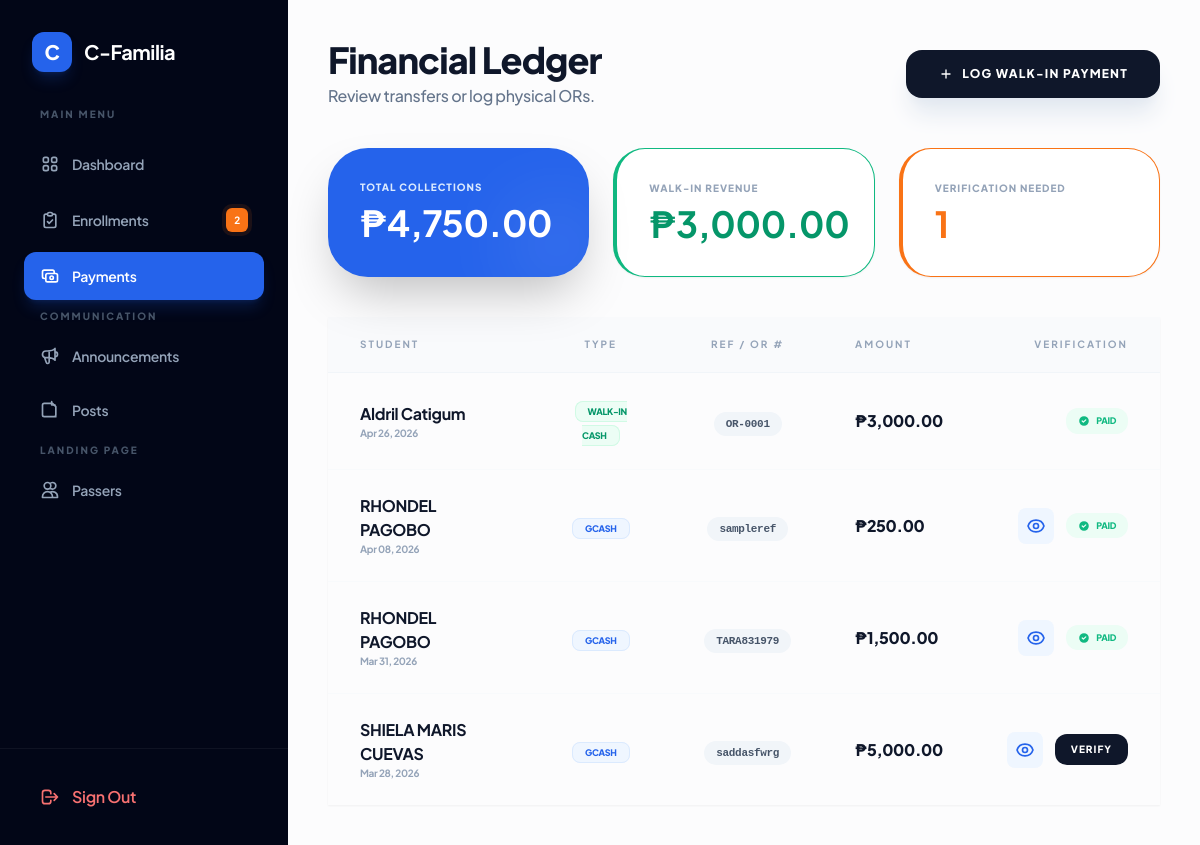
The page /admin_payments.php?success=verified (signed in) on the database its author committed.
### tables this page shows
CREATE TABLE `payments` (
  `id` int(11) NOT NULL,
  `user_id` int(11) NOT NULL,
  `amount` decimal(10,2) DEFAULT NULL,
  `payment_method` varchar(50) DEFAULT NULL,
  `status` enum('paid','pending','failed') DEFAULT 'pending',
  `reference_number` varchar(100) DEFAULT NULL,
  `receipt` varchar(255) DEFAULT NULL,
  `payment_date` date DEFAULT NULL,
  `created_at` timestamp NOT NULL DEFAULT current_timestamp(),
  `payment_type` enum('full','installment') DEFAULT 'full'
);

CREATE TABLE `users` (
  `id` int(11) NOT NULL,
  `firstname` varchar(100) NOT NULL,
  `middlename` varchar(100) NOT NULL,
  `lastname` varchar(100) NOT NULL,
  `email` varchar(100) NOT NULL,
  `password` varchar(255) NOT NULL,
  `role` enum('admin','student') DEFAULT 'student',
  `profile_pic` varchar(255) DEFAULT NULL,
  `created_at` timestamp NOT NULL DEFAULT current_timestamp()
);

### admin_payments.php (the view, shortened to what this page needs)
<?php
include 'db.php';
$total_collected = mysqli_fetch_assoc(mysqli_query($conn, "SELECT SUM(amount) as total FROM payments WHERE status = 'paid'"))['total'] ?? 0;
$pending_verification = mysqli_fetch_assoc(mysqli_query($conn, "SELECT COUNT(*) as count FROM payments WHERE status = 'pending'"))['count'] ?? 0;
$walkin_revenue = mysqli_fetch_assoc(mysqli_query($conn, "SELECT SUM(amount) as total FROM payments WHERE payment_method = 'Walk-in Cash'"))['total'] ?? 0;
?>
<!DOCTYPE html>
<html lang="en">
<head>
    <script src="https://cdn.tailwindcss.com"></script>
</head>
<body class="text-slate-900 antialiased">
    <div class="flex min-h-screen relative">
        <?php include 'aside.php'; ?>
        <main class="flex-1 p-4 md:p-10">
            <div class="max-w-7xl mx-auto">
                <header class="flex flex-col lg:flex-row lg:items-center justify-between gap-6 mb-10">
                    <div class="flex items-center justify-between w-full lg:w-auto">
                        <div>
                            <h2 class="text-3xl md:text-4xl font-[800] text-slate-900 tracking-tight">Financial Ledger</h2>
                            <p class="text-slate-500 font-medium mt-1">Review transfers or log physical ORs.</p>
                        </div>
                    </div>
                    <button onclick="openWalkinModal()" class="w-full lg:w-auto bg-slate-900 hover:bg-blue-600 text-white px-8 py-4 rounded-2xl text-xs font-black uppercase tracking-widest transition-all shadow-xl shadow-slate-200 flex items-center justify-center gap-2">
                        <svg class="w-4 h-4" fill="none" stroke="currentColor" viewBox="0 0 24 24"><path stroke-linecap="round" stroke-linejoin="round" stroke-width="2" d="M12 6v6m0 0v6m0-6h6m-6 0H6"/></svg>
                        Log Walk-in Payment
                    </button>
                </header>
                <div class="grid grid-cols-1 sm:grid-cols-2 lg:grid-cols-3 gap-6 mb-10">
                    <div class="bg-blue-600 p-8 rounded-[2.5rem] text-white shadow-2xl relative overflow-hidden">
                        <p class="text-blue-100 text-[10px] font-black uppercase tracking-widest mb-2">Total Collections</p>
                        <h3 class="text-3xl md:text-4xl font-bold">₱<?= number_format($total_collected, 2) ?></h3>
                        <div class="absolute -right-4 -bottom-4 w-24 h-24 bg-white/10 rounded-full blur-2xl"></div>
                    </div>
                    <div class="bento-card p-8 shadow-sm border-l-4 border-emerald-500">
                        <p class="text-slate-400 text-[10px] font-black uppercase tracking-widest mb-2">Walk-in Revenue</p>
                        <h3 class="text-3xl md:text-4xl font-bold text-emerald-600">₱<?= number_format($walkin_revenue, 2) ?></h3>
                    </div>
                    <div class="bento-card p-8 shadow-sm border-l-4 border-orange-500 sm:col-span-2 lg:col-span-1">
                        <p class="text-slate-400 text-[10px] font-black uppercase tracking-widest mb-2">Verification Needed</p>
                        <h3 class="text-3xl md:text-4xl font-bold text-orange-500"><?= $pending_verification ?></h3>
                    </div>
                </div>
                <div class="lg:bento-card overflow-hidden lg:shadow-sm">
                    <div class="overflow-x-auto lg:overflow-visible">
                        <table class="w-full text-left responsive-table">
                            <thead>
                                <tr class="text-[10px] font-black uppercase text-slate-400 tracking-[0.2em] bg-slate-50/50">
                                    <th class="px-8 py-5 border-b border-slate-100">Student</th>
                                    <th class="px-8 py-5 border-b border-slate-100 text-center">Type</th>
                                    <th class="px-8 py-5 border-b border-slate-100 text-center">Ref / OR #</th>
                                    <th class="px-8 py-5 border-b border-slate-100">Amount</th>
                                    <th class="px-8 py-5 border-b border-slate-100 text-right">Verification</th>
                                </tr>
                            </thead>
                            <tbody class="divide-y divide-slate-50">
                                <?php
                                $sql = "SELECT payments.*, users.firstname, users.lastname FROM payments
                                        JOIN users ON payments.user_id = users.id
                                        ORDER BY payments.created_at DESC";
                                $res = mysqli_query($conn, $sql);
                                while($row = mysqli_fetch_assoc($res)):
                                    $isWalkin = ($row['payment_method'] == 'Walk-in Cash');
                                ?>
                                <tr class="hover:bg-slate-50 transition-all">
                                    <td class="px-8 py-6" data-label="Student">
                                        <div class="text-left">
                                            <p class="font-bold text-slate-900"><?= $row['firstname'] ?> <?= $row['lastname'] ?></p>
                                            <p class="text-[10px] text-slate-400 font-bold"><?= date('M d, Y', strtotime($row['created_at'])) ?></p>
                                        </div>
                                    </td>
                                    <td class="px-8 py-6 text-center" data-label="Method">
                                        <span class="px-3 py-1 rounded-lg text-[9px] font-black uppercase <?= $isWalkin ? 'bg-emerald-50 text-emerald-600 border border-emerald-100' : 'bg-blue-50 text-blue-600 border border-blue-100' ?>">
                                            <?= $row['payment_method'] ?>
                                        </span>
                                    </td>
                                    <td class="px-8 py-6 text-center" data-label="Reference">
                                        <span class="font-mono text-[11px] font-bold text-slate-600 bg-slate-100 px-3 py-1.5 rounded-xl">
                                            <?= $row['reference_number'] ?>
                                        </span>
                                    </td>
                                    <td class="px-8 py-6" data-label="Amount">
                                        <p class="font-black text-slate-900">₱<?= number_format($row['amount'], 2) ?></p>
                                    </td>
                                    <td class="px-8 py-6 text-right" data-label="Status">
                                        <div class="flex items-center justify-end gap-3">
                                            <?php if (!$isWalkin && !empty($row['receipt'])): ?>
                                                <a href="uploads/receipts/<?= $row['receipt'] ?>" target="_blank" class="p-2 bg-blue-50 text-blue-600 rounded-lg hover:bg-blue-600 hover:text-white transition-all">
                                                </a>
                                            <?php endif; ?>
                                            <?php if($row['status'] == 'pending'): ?>
                                                <button onclick="confirmVerify(<?= $row['id'] ?>)" class="bg-slate-900 text-white px-4 py-2 rounded-xl text-[10px] font-black uppercase tracking-widest">Verify</button>
                                            <?php else: ?>
                                                <div class="flex items-center gap-1.5 text-emerald-500 bg-emerald-50 px-3 py-1.5 rounded-xl">
                                                    <svg class="w-3 h-3" fill="currentColor" viewBox="0 0 20 20"><path fill-rule="evenodd" d="M10 18a8 8 0 100-16 8 8 0 000 16zm3.707-9.293a1 1 0 00-1.414-1.414L9 10.586 7.707 9.293a1 1 0 00-1.414 1.414l2 2a1 1 0 001.414 0l4-4z"/></svg>
                                                    <span class="text-[9px] font-black uppercase">Paid</span>
                                                </div>
                                            <?php endif; ?>
                                        </div>
                                    </td>
                                </tr>
                                <?php endwhile; ?>
                            </tbody>
                        </table>
                    </div>
                </div>
            </div>
        </main>
    </div>
</body>
</html>

### admin_payments.php (style rules this page uses)
body { font-family: 'Plus Jakarta Sans', sans-serif; letter-spacing: -0.02em; background-color: #fcfcfd; }
.bento-card { background: white; border: 1px solid #f1f5f9; border-radius: 2rem; }

### rows shown on the page
payments: user.firstname "Aldril", user.lastname "Catigum", created_at "Apr 26, 2026", payment_method "WALK-IN CASH", reference_number "OR-0001", amount "3,000.00", status "paid" (drawn)
payments: user.firstname "RHONDEL", user.lastname "PAGOBO", created_at "Apr 08, 2026", payment_method "GCASH", reference_number "sampleref", amount "250.00", status "paid" (drawn)
payments: user.firstname "RHONDEL", user.lastname "PAGOBO", created_at "Mar 31, 2026", payment_method "GCASH", reference_number "TARA831979", amount "1,500.00", status "paid" (drawn)
payments: user.firstname "SHIELA MARIS", user.lastname "CUEVAS", created_at "Mar 28, 2026", payment_method "GCASH", reference_number "saddasfwrg", amount "5,000.00"

### other values the page prints
$pending_count "2"
$total_collected "4,750.00"
$walkin_revenue "3,000.00"
$pending_verification "1"
